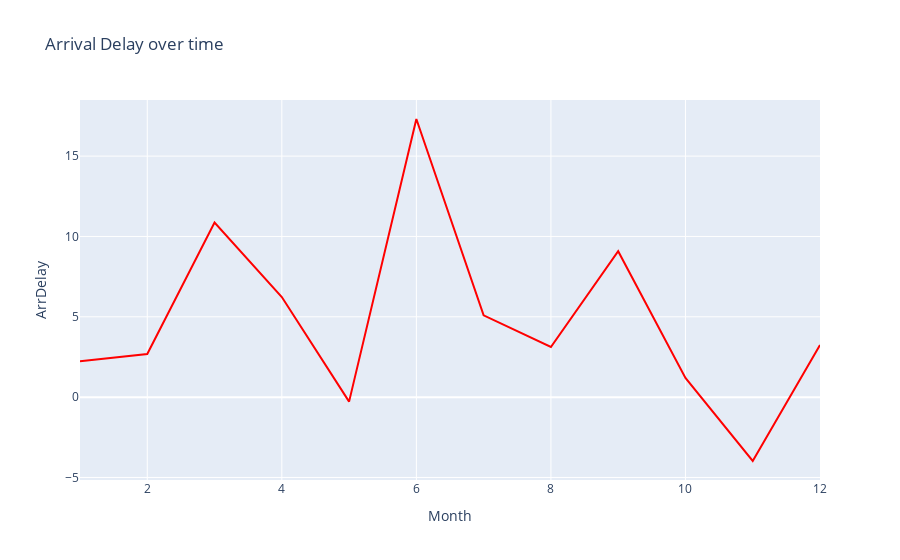

The code cell stored with this chart in its notebook:
### Markdown cell above
#### To do:

*   Create a line plot with x-axis being the month and y-axis being computed average delay time. Update plot title,\
    xaxis, and yaxis title.

*   Hint: Scatter and line plot vary by updating mode parameter.

### Code cell
# Create line plot here
# First we create a figure using go.Figure and adding trace to it through go.line
fig = go.Figure(data=go.Scatter(x=line_data['Month'], y=line_data['ArrDelay'], mode='lines', marker=dict(color='red')))
# Updating layout through `update_layout`. Here we are adding title to the plot and providing title to x and y axis.
fig.update_layout(title='Arrival Delay over time', xaxis_title='Month', yaxis_title='ArrDelay')
# Display the figure
fig.show()

### Figure 1 — Plotly figure (JSON) as saved in the notebook; plotly's stock layout.template omitted (floating-point values rounded to 4 significant figures)
{"data": [{"marker": {"color": "red"}, "mode": "lines", "type": "scatter", "x": [1, 2, 3, 4, 5, 6, 7, 8, 9, 10, 11, 12], "y": [2.233, 2.688, 10.87, 6.229, -0.2791, 17.31, 5.089, 3.122, 9.081, 1.2, -3.975, 3.241]}], "layout": {"autosize": true, "title": {"text": "Arrival Delay over time"}, "xaxis": {"autorange": true, "range": [1, 12], "title": {"text": "Month"}, "type": "linear"}, "yaxis": {"autorange": true, "range": [-5.158, 18.49], "title": {"text": "ArrDelay"}, "type": "linear"}}}
